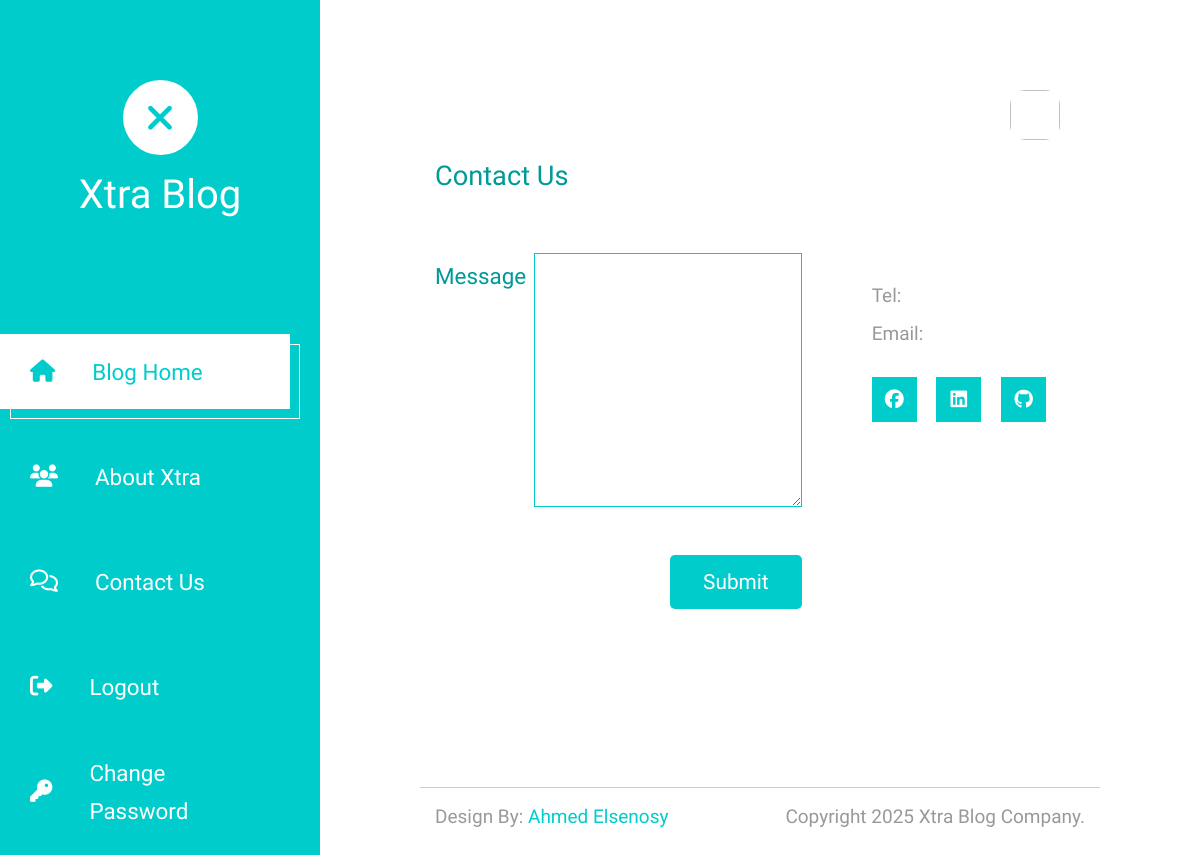
/home/contact (signed in), run on an earlier commit of the app's database.
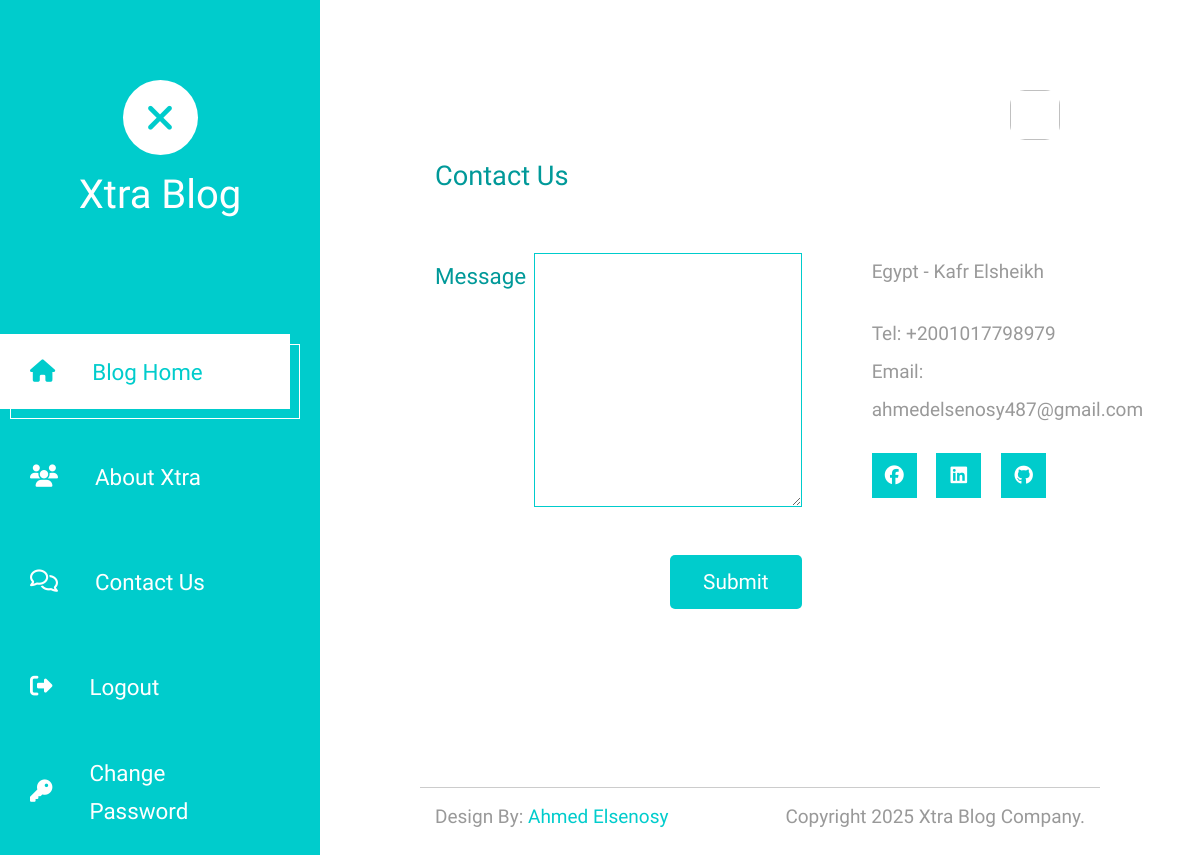
And on a later commit of the database.
### blog/models.py (models this page shows)
class ContactInfo (models.Model):
    address = models.TextField()
    phone = models.CharField(max_length=20)
    email = models.EmailField()
    facebook = models.URLField()
    linkedin = models.URLField()
    github = models.URLField()

### blog/views.py (the view)
# urls.py: path('contact', contact , name='contact'),
@login_required
def contact (request):
    contact_info = ContactInfo.objects.all().first()
    if request.POST:
        form = Contact_us_form(request.POST)
        if form.is_valid():
            new = form.save(commit=False)
            new.user = request.user
            new.save()
            messages.success(request , 'Message Sent Successfully...')
            return redirect('home')
    else:
        form = Contact_us_form()
    return render(request , 'contact.html' , {'contact':contact_info , 'form':form})

### blog/forms.py
class Contact_us_form (forms.ModelForm):
    class Meta:
        model = ContactUs
        exclude = ('user',)
    def __init__(self, *args, **kwargs):
        super(Contact_us_form , self).__init__(*args, **kwargs)
        for field_name , field in self.fields.items():
            field.widget.attrs['class'] = 'form-control'

### blog/templates/contact.html (shortened to what this page needs)
{% extends 'base.html' %}
{% block content %}
<div class="row tm-row tm-mb-120">
    <div class="col-12">
        <h2 class="tm-color-primary tm-post-title tm-mb-60">Contact Us</h2>
    </div>
    <div class="col-lg-7 tm-contact-left">
        <form method="POST" action="" class="mb-5 ml-auto mr-0 tm-contact-form">
            <div class="form-group row mb-5">
                <label for="message" class="col-sm-3 col-form-label text-right tm-color-primary">Message</label>
                <div class="col-sm-9">
                    {{form.message}}
                </div>
            </div>
            <div class="form-group row text-right">
                <div class="col-12">
                    <button class="tm-btn tm-btn-primary tm-btn-small">Submit</button>
                </div>
            </div>
        </form>
    </div>
    <div class="col-lg-5 tm-contact-right">
        <address class="mb-4 tm-color-gray">
            {{contact.address}}
        </address>
        <span class="d-block">
            Tel:
            <a href="tel:{{contact.phone}}" class="tm-color-gray">{{contact.phone}}</a>
        </span>
        <span class="mb-4 d-block">
            Email:
            <a href="mailto:{{contact.email}}" class="tm-color-gray">{{contact.email}}</a>
        </span>
        <ul class="tm-social-links">
            <li class="mb-2">
                <a href="{{contact.facebook}}" class="d-flex align-items-center justify-content-center">
                    <i class="fab fa-facebook"></i>
                </a>
            </li>
            <li class="mb-2">
                <a href="{{contact.linkedin}}" class="d-flex align-items-center justify-content-center">
                    <i class="fab fa-linkedin"></i>
                </a>
            </li>
            <li class="mb-2">
                <a href="{{contact.github}}" class="d-flex align-items-center justify-content-center">
                    <i class="fab fa-github"></i>
                </a>
            </li>
        </ul>
    </div>
</div>
{% endblock content %}

What changed in the data, as far as the page shows it:
added ContactInfo: address "Egypt - Kafr Elsheikh", phone "+2001017798979", email "ahmedelsenosy487@gmail.com"
